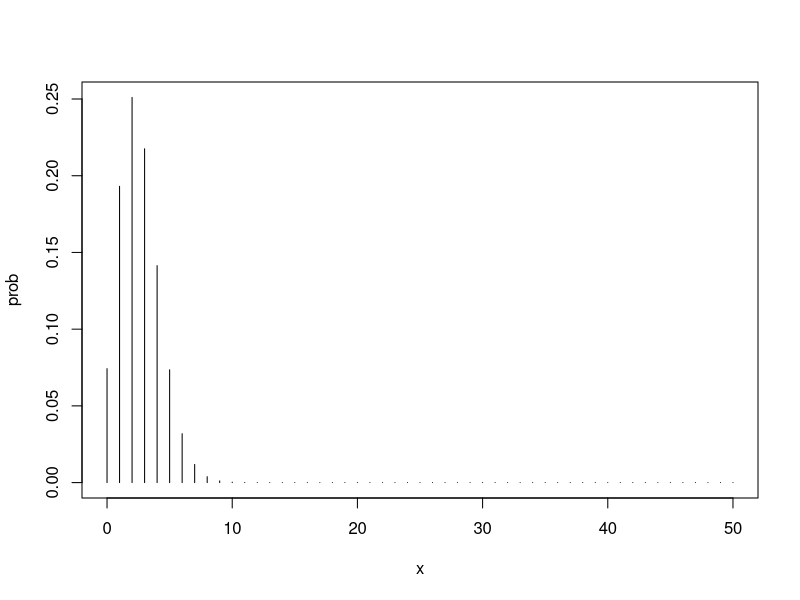
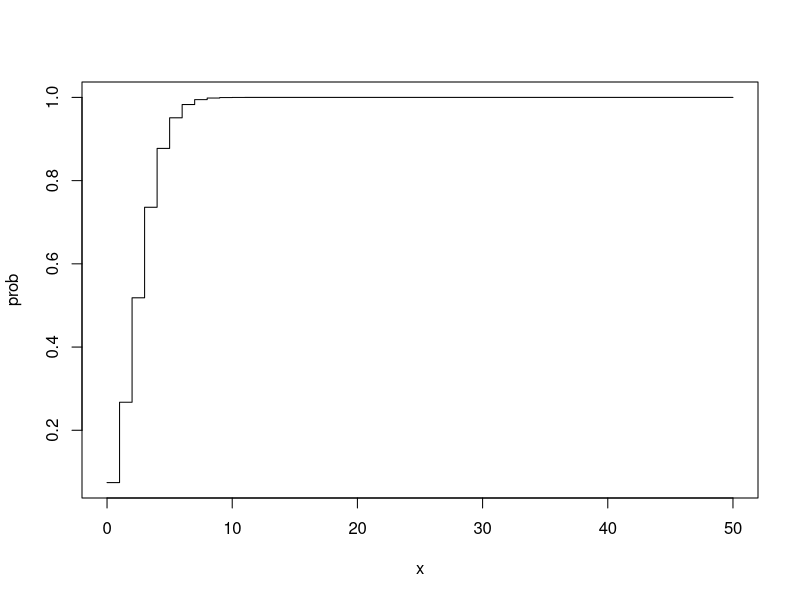
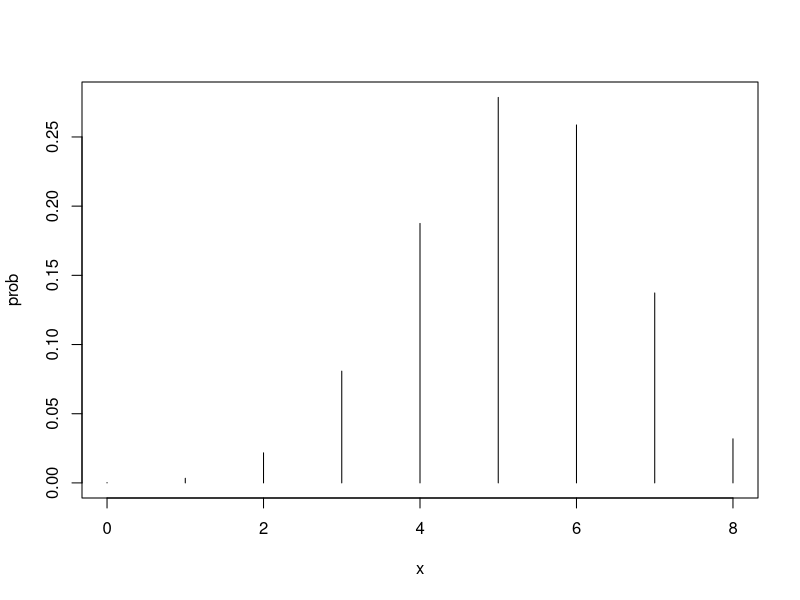
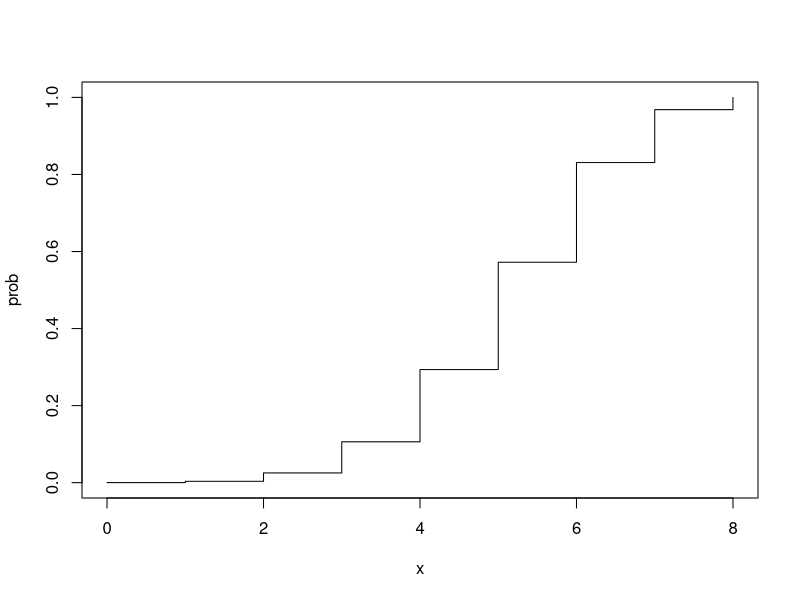
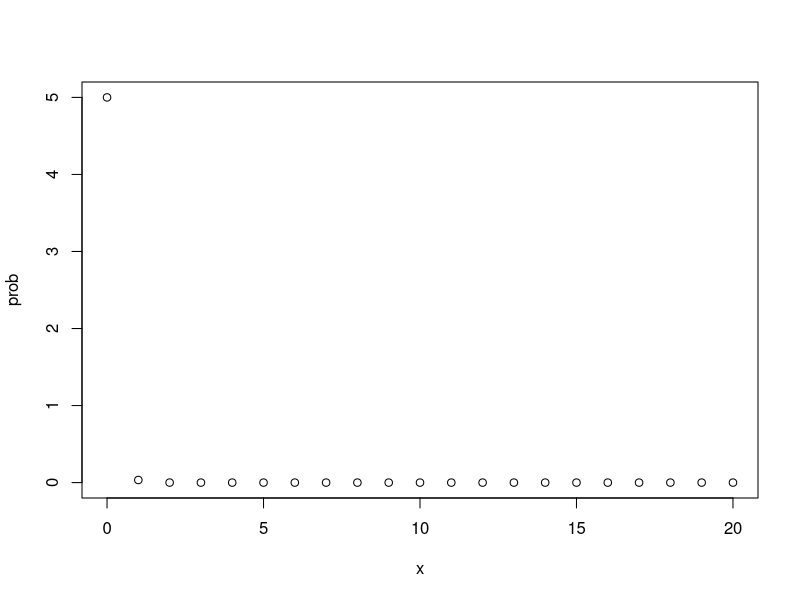
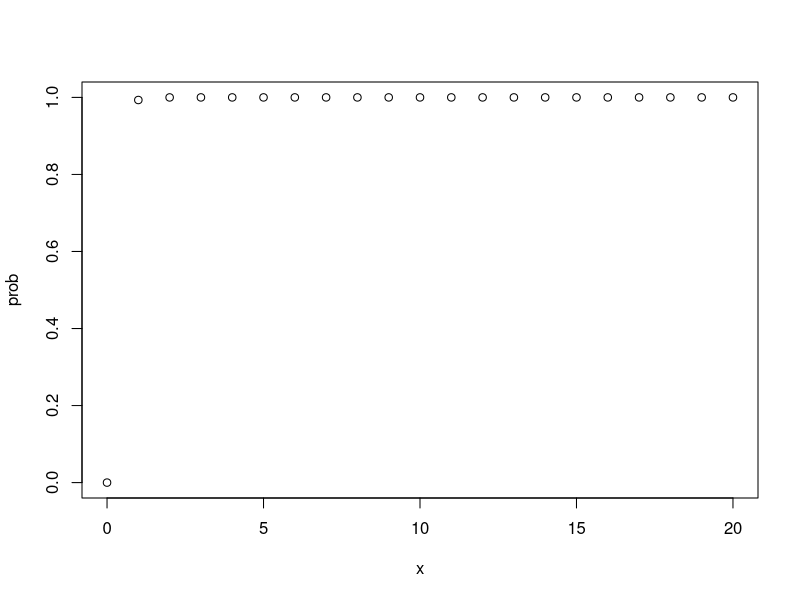
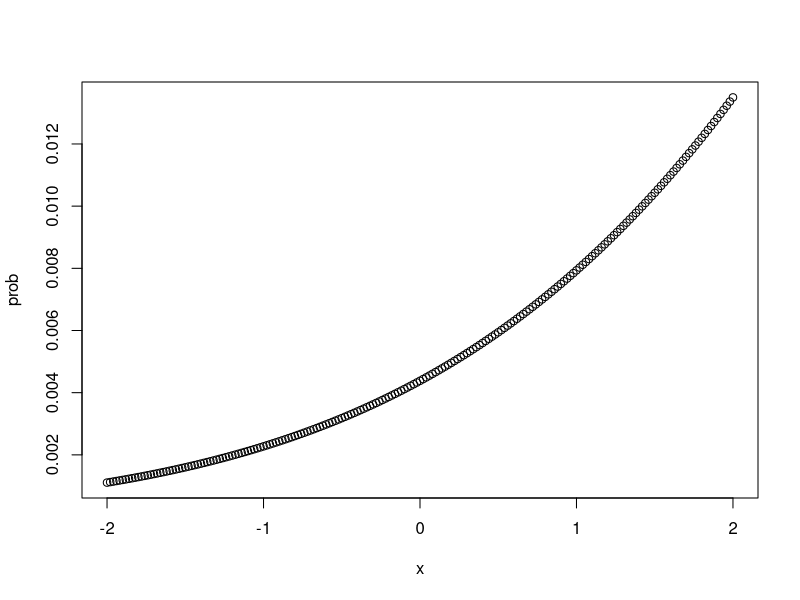
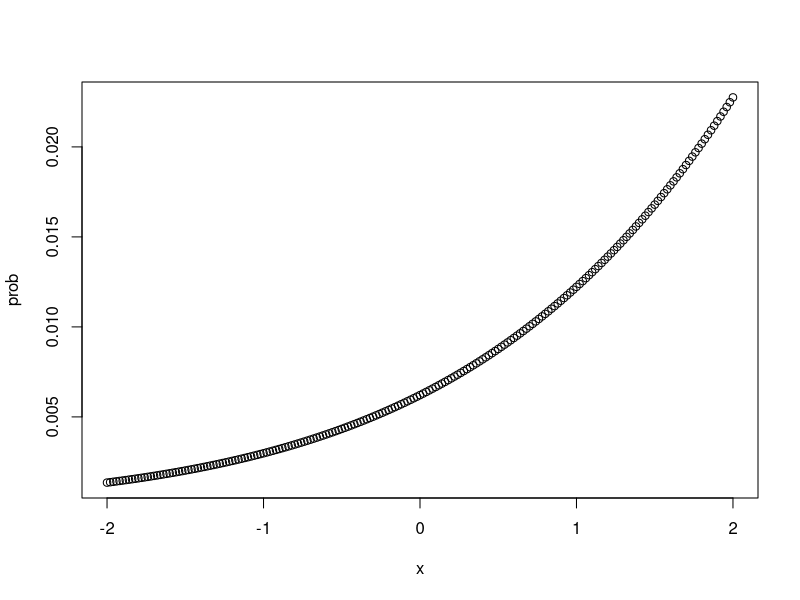

The R script that drew these images, in order:
n=10; p=0.6
a = dbinom(0,n,p)
a
b = dbinom(2,n,p)
b
c = pbinom(3,n,p)
c
d = 1 - pbinom(5,n,p)
d

m=3.2
a = dpois(3,m)
a
b = dpois(5,m)
b
c = ppois(1,m)
c
d = 1 - ppois(3,m)
d
e = 1 - ppois(4,m)
e


mean=10
a = 1 - pexp(1,mean)
a
b = pexp(6,mean)
b
c = pexp(5,mean)
c
d = 1 - pexp(6,mean)
d


mu=50
sigma=sqrt(40)
a = pnorm(60,mu,sigma)
a
b = 1 - pnorm(99,mu,sigma)
b
c = pnorm(20,mu,sigma) - pnorm(10,mu,sigma)
c
d = qnorm(0.293,mu,sigma)
d


#PMF
# X ~ P(2.6)
m=2.6
x=0:50
prob=dpois(x,m)
pois_pmf = data.frame(x,Prob=round(prob,4))
head(pois_pmf)
plot(x,prob,"h")

#CDF
# X ~ P(2.6)
m=2.6
x=0:50
prob=ppois(x,m)
pois_cdf = data.frame(x,Prob=round(prob,4))
head(pois_cdf)
plot(x,prob,"s")


#PMF
# X ~ Bin(8,0.65)
n=8; p=0.65
x=0:n
prob=dbinom(x,n,p)
binom_pmf=data.frame(x,Prob=round(prob,4))
head(binom_pmf)
plot(x,prob,"h")

#CDF
# X ~ Bin(8,0.65)
n=8; p=0.65
x=0:n
prob=pbinom(x,n,p)
binom_cdf=data.frame(x,Prob=round(prob,4))
head(binom_cdf)
plot(x,prob,"s")


#PDF
# X ~ Exp(5)
m=5
x=0:20
prob=dexp(x,m)
exp_pdf=data.frame(x,Prob=round(prob,4))
head(exp_pdf)
plot(x,prob)

#CDF
# X ~ Exp(5)
m=5
x=0:20
prob=pexp(x,m)
exp_cdf=data.frame(x,Prob=round(prob,4))
head(exp_cdf)
plot(x,prob)


#PDF
# X ~ N(10,16)
mu=10; sigma=sqrt(16)
x=seq(-2,2,by=0.02)
prob=dnorm(x,mu,sigma)
norm_pdf=data.frame(x,Prob=round(prob,4))
head(norm_pdf)
plot(x,prob)

#CDF
# X ~ N(10,16)
mu=10; sigma=sqrt(16)
x=seq(-2,2,by=0.02)
prob=pnorm(x,mu,sigma)
norm_cdf=data.frame(x,Prob=round(prob,4))
head(norm_cdf)
plot(x,prob)